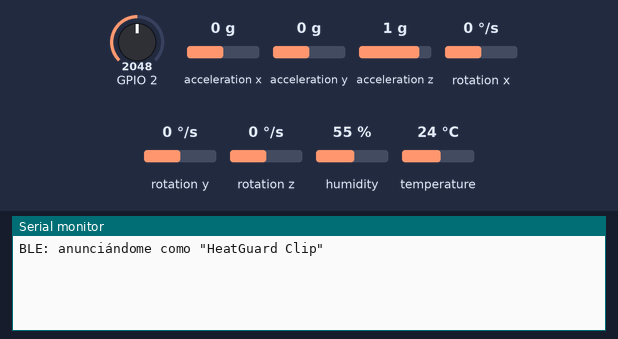
A sketch run on a simulated ESP32. On the bench: the last lines printed to the serial monitor. Wiring (inferred from the names in the program): AHT10/20 sensor at I2C address 0x38; MPU-6050 motion sensor at I2C address 0x68. Inputs (shaded band) come from the test bench; at power-on: acceleration x 0 g, GPIO 2 = 2048, acceleration y 0 g, acceleration z 1 g, rotation x 0 °/s, rotation y 0 °/s, rotation z 0 °/s, humidity 55 %, temperature 24 °C. Nothing arrives over Bluetooth unless stated; a phone connects over Bluetooth LE 3 s after start.

Above: at 1.8 s.
1.9 s: acceleration x set to -1.4 g
At 3.4 s:
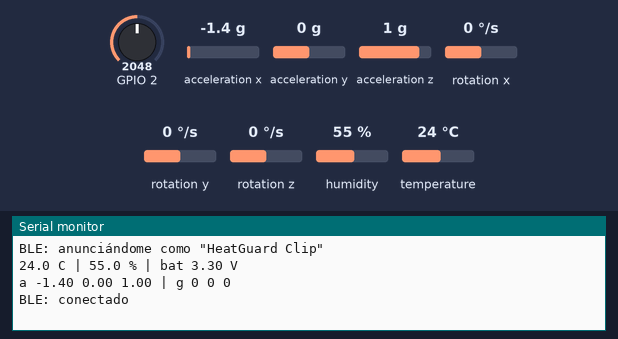
3.6 s: GPIO 2 set to 2866
At 4.9 s:
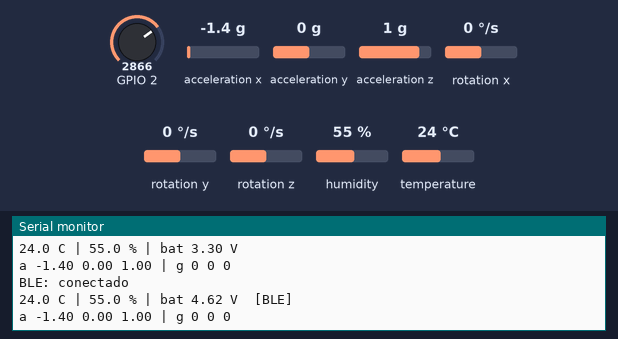
7.6 s: acceleration y set to -1.4 g
At 8.5 s:
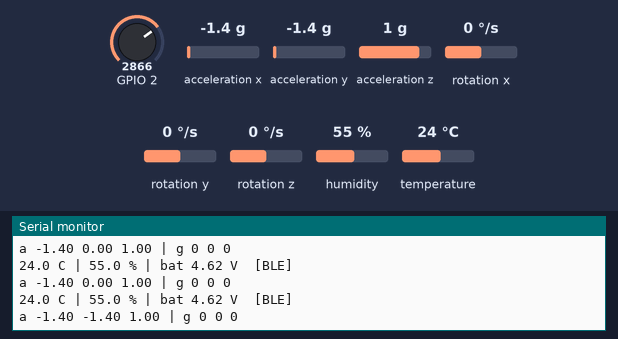
9.1 s: acceleration z set to -1.4 g
At 10.5 s:
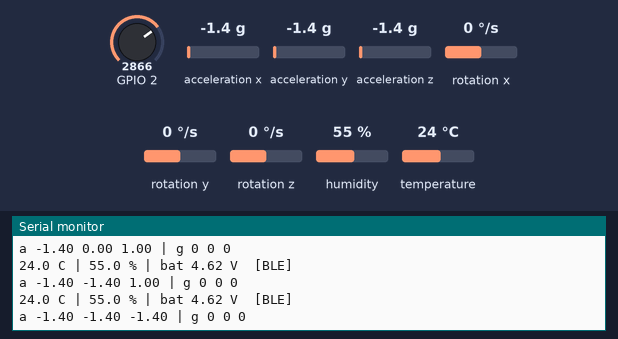
10.6 s: GPIO 2 set to 3972
12.1 s: rotation x set to -192 °/s
At 12.25 s:
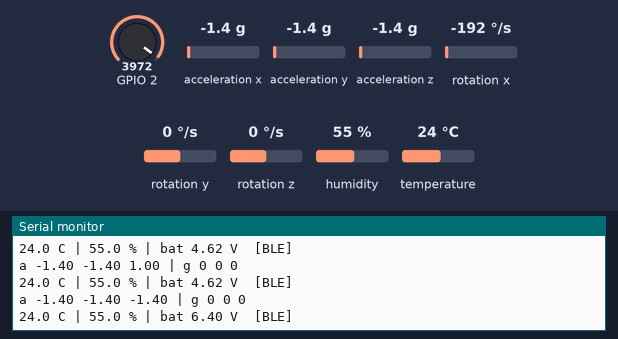

The sketch:

ble_temp.ino
```cpp
// HeatGuard Clip: temperatura, humedad y batería por Bluetooth (BLE) cada 2 segundos.
// Sensor I2C en D4 (SDA) / D8 (SCL): AHT10/AHT20 (0x38) o HTU21D (0x40), se detecta solo.
// Batería: divisor en D1. Nombre Bluetooth: "HeatGuard Clip".
//
// Servicios:
//   Environmental Sensing (0x181A): Temperatura 0x2A6E (0,01 °C) y Humedad 0x2A6F (0,01 %)
//   Battery (0x180F): Nivel 0x2A19 (%)
//   Texto legible (UUID propio): "24.3 C | 41.2 % | bat 3.99 V"
//   Movimiento (UUID propio, cada 0,5 s): acelerómetro "a 0.01 -0.02 0.98" (g) y giroscopio "g 1 -3 0" (°/s)
//   MPU6050 (GY-521) en 0x68, mismo bus I2C.
#include <Wire.h>
// SCL movido de D5 a D8: el pin D5 de esta placa quedó en corto con GND (no usarlo).
const int SCL_PIN = D8;
#include <BLEDevice.h>
#include <BLEServer.h>
#include <BLEUtils.h>
#if ESP_ARDUINO_VERSION < ESP_ARDUINO_VERSION_VAL(3, 3, 0)
#include <BLE2902.h>
#endif

const uint32_t PERIODO_MS = 2000;
const uint32_t PERIODO_MOV_MS = 500;
const uint8_t AHT = 0x38, HTU = 0x40, MPU = 0x68;
#define UUID_TEXTO_SERV "6e400001-b5a3-f393-e0a9-e50e24dcca9e"
#define UUID_TEXTO_CHAR "6e400003-b5a3-f393-e0a9-e50e24dcca9e"
#define UUID_MOV_SERV "7a1e0001-4865-6174-4775-617264436c70"
#define UUID_ACC_CHAR "7a1e0002-4865-6174-4775-617264436c70"
#define UUID_GIR_CHAR "7a1e0003-4865-6174-4775-617264436c70"

BLECharacteristic *cTemp, *cHum, *cBat, *cTexto, *cAcc, *cGir;
BLEServer *servidor;
bool conectado = false, ahtListo = false, mpuListo = false;

class Callbacks : public BLEServerCallbacks {
  void onConnect(BLEServer *) override { conectado = true; Serial.println("BLE: conectado"); }
  void onDisconnect(BLEServer *s) override {
    conectado = false;
    Serial.println("BLE: desconectado, vuelvo a anunciarme");
    delay(200);
    s->startAdvertising();
  }
};

bool existe(uint8_t a) { Wire.beginTransmission(a); return Wire.endTransmission() == 0; }

bool leerAHT(float &t, float &h) {
  if (!ahtListo) {
    Wire.beginTransmission(AHT); Wire.write(0xE1); Wire.write(0x08); Wire.write(0x00); Wire.endTransmission();
    delay(20); ahtListo = true;
  }
  Wire.beginTransmission(AHT); Wire.write(0xAC); Wire.write(0x33); Wire.write(0x00);
  if (Wire.endTransmission() != 0) return false;
  delay(90);
  if (Wire.requestFrom(AHT, (uint8_t)6) != 6) return false;
  uint8_t b[6]; for (int i = 0; i < 6; i++) b[i] = Wire.read();
  if (b[0] & 0x80) return false;
  uint32_t rh = ((uint32_t)b[1] << 12) | ((uint32_t)b[2] << 4) | (b[3] >> 4);
  uint32_t rt = ((uint32_t)(b[3] & 0x0F) << 16) | ((uint32_t)b[4] << 8) | b[5];
  h = rh * 100.0 / 1048576.0;
  t = rt * 200.0 / 1048576.0 - 50.0;
  return true;
}

bool leerHTU(uint8_t cmd, uint16_t &raw) {
  Wire.beginTransmission(HTU); Wire.write(cmd);
  if (Wire.endTransmission() != 0) return false;
  delay(60);
  if (Wire.requestFrom(HTU, (uint8_t)3) < 2) return false;
  uint8_t hi = Wire.read(), lo = Wire.read();   // en este orden: primero el byte alto
  raw = ((hi << 8) | lo) & 0xFFFC;
  while (Wire.available()) Wire.read();
  return true;
}

bool leerSensor(float &t, float &h) {
  if (existe(AHT)) return leerAHT(t, h);
  if (existe(HTU)) {
    uint16_t r;
    if (!leerHTU(0xF3, r)) return false; t = -46.85 + 175.72 * r / 65536.0;
    if (!leerHTU(0xF5, r)) return false; h = -6.0 + 125.0 * r / 65536.0;
    return true;
  }
  return false;
}

// MPU6050: acelerómetro ±2 g (16384 por g) y giroscopio ±250 °/s (131 por °/s), valores por defecto
bool leerMPU(float a[3], float g[3]) {
  if (!mpuListo) {
    Wire.beginTransmission(MPU); Wire.write(0x6B); Wire.write(0x00);   // despertar
    if (Wire.endTransmission() != 0) return false;
    delay(50); mpuListo = true;
  }
  Wire.beginTransmission(MPU); Wire.write(0x3B);
  if (Wire.endTransmission(false) != 0) { mpuListo = false; return false; }
  if (Wire.requestFrom(MPU, (uint8_t)14) != 14) { mpuListo = false; return false; }
  int16_t v[7];
  for (int i = 0; i < 7; i++) { uint8_t hi = Wire.read(), lo = Wire.read(); v[i] = (int16_t)((hi << 8) | lo); }
  for (int i = 0; i < 3; i++) { a[i] = v[i] / 16384.0; g[i] = v[i + 4] / 131.0; }
  return true;
}

float leerBateria() {
  uint32_t mv = 0;
  for (int i = 0; i < 16; i++) mv += analogReadMilliVolts(D1);
  return mv / 16.0 * 2.0 / 1000.0;
}

BLECharacteristic *crear(BLEService *s, BLEUUID uuid) {
  BLECharacteristic *c = s->createCharacteristic(uuid, BLECharacteristic::PROPERTY_READ | BLECharacteristic::PROPERTY_NOTIFY);
#if ESP_ARDUINO_VERSION < ESP_ARDUINO_VERSION_VAL(3, 3, 0)
  c->addDescriptor(new BLE2902());
#endif
  return c;
}

void nombrar(BLECharacteristic *c, const char *nombre) {   // nombre visible en nRF Connect
  BLEDescriptor *d = new BLEDescriptor(BLEUUID((uint16_t)0x2901));
  d->setValue(nombre);
  c->addDescriptor(d);
}

void setup() {
  Serial.begin(115200);
  Wire.begin(D4, SCL_PIN);

  BLEDevice::init("HeatGuard Clip");
  servidor = BLEDevice::createServer();
  servidor->setCallbacks(new Callbacks());

  BLEService *amb = servidor->createService(BLEUUID((uint16_t)0x181A));
  cTemp = crear(amb, BLEUUID((uint16_t)0x2A6E));
  cHum = crear(amb, BLEUUID((uint16_t)0x2A6F));
  amb->start();

  BLEService *bat = servidor->createService(BLEUUID((uint16_t)0x180F));
  cBat = crear(bat, BLEUUID((uint16_t)0x2A19));
  bat->start();

  BLEService *txt = servidor->createService(UUID_TEXTO_SERV);
  cTexto = crear(txt, BLEUUID(UUID_TEXTO_CHAR));
  txt->start();

  BLEService *mov = servidor->createService(UUID_MOV_SERV);
  cAcc = crear(mov, BLEUUID(UUID_ACC_CHAR)); nombrar(cAcc, "Acelerometro (g) X Y Z");
  cGir = crear(mov, BLEUUID(UUID_GIR_CHAR)); nombrar(cGir, "Giroscopio (grados/s) X Y Z");
  mov->start();

  BLEAdvertising *adv = BLEDevice::getAdvertising();
  adv->addServiceUUID(BLEUUID((uint16_t)0x181A));
  adv->setScanResponse(true);
  BLEDevice::startAdvertising();
  Serial.println("BLE: anunciándome como \"HeatGuard Clip\"");
}

void loop() {
  static uint32_t ultimoMov = 0, cuentaMov = 0;
  if (millis() - ultimoMov >= PERIODO_MOV_MS) {
    ultimoMov = millis();
    float a[3], g[3];
    char sa[24], sg[24];
    if (leerMPU(a, g)) {
      snprintf(sa, sizeof sa, "a %.2f %.2f %.2f", a[0], a[1], a[2]);
      snprintf(sg, sizeof sg, "g %d %d %d", (int)lroundf(g[0]), (int)lroundf(g[1]), (int)lroundf(g[2]));
    } else {
      snprintf(sa, sizeof sa, "MPU sin respuesta");
      snprintf(sg, sizeof sg, "MPU sin respuesta");
    }
    cAcc->setValue((uint8_t *)sa, strlen(sa));
    cGir->setValue((uint8_t *)sg, strlen(sg));
    if (conectado) { cAcc->notify(); cGir->notify(); }
    if (++cuentaMov % 4 == 0) Serial.printf("%s | %s\n", sa, sg);   // al monitor, cada 2 s
  }

  static uint32_t ultimo = 0;
  if (millis() - ultimo < PERIODO_MS) { delay(10); return; }
  ultimo = millis();

  float t = NAN, h = NAN;
  bool ok = leerSensor(t, h);
  float vbat = leerBateria();
  uint8_t pct = constrain((int)((vbat - 3.3) / (4.2 - 3.3) * 100), 0, 100);

  char texto[64];
  if (ok) snprintf(texto, sizeof texto, "%.1f C | %.1f %% | bat %.2f V", t, h, vbat);
  else snprintf(texto, sizeof texto, "sensor sin respuesta | bat %.2f V", vbat);
  Serial.printf("%s%s\n", texto, conectado ? "  [BLE]" : "");

  if (ok) {
    int16_t t100 = (int16_t)lroundf(t * 100);
    uint16_t h100 = (uint16_t)constrain(lroundf(h * 100), 0, 10000);
    cTemp->setValue((uint8_t *)&t100, 2);
    cHum->setValue((uint8_t *)&h100, 2);
  }
  cBat->setValue(&pct, 1);
  cTexto->setValue((uint8_t *)texto, strlen(texto));

  if (conectado) {
    if (ok) { cTemp->notify(); cHum->notify(); }
    cBat->notify();
    cTexto->notify();
  }
}
```

Measured:
- after the input at 1.9 s, the serial monitor: prints a new line after 0.22 s (image 1)
- after the input at 3.6 s, the serial monitor: prints a new line after 0.51 s (image 2)
- after the input at 7.6 s, the serial monitor: prints a new line after 0.60 s (image 3)
- after the input at 9.1 s, the serial monitor: prints a new line after 1.1 s (image 4)
